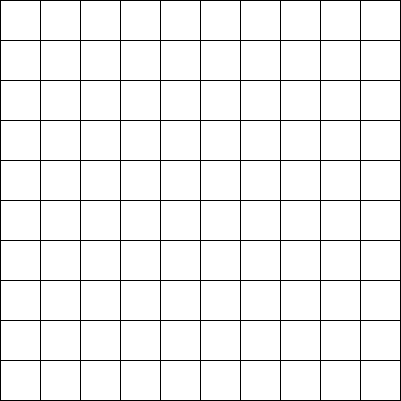
Frame 1 (no input)
Frame 60 (the mouse pressed at the canvas centre just before this capture): identical to frame 1, image omitted
Frame 120 (the mouse held since frame 60 and released just before this capture): identical to frame 1, image omitted

The Processing sketch that drew this single still picture (run headless with seeded random() and noise(); from frame 60 on, the mouse is pressed at the canvas centre):

// Processing sketch: mine_sweeper
// ── mine_sweeper.pde
cell c[];
final int size = 40;
final int nrows = 10;
final int ncols = 10;
int level=1;
int tilesOpened;
void setup()
{
  size(401,401);
  c = new cell[nrows*ncols];
  for(int i=0;i<nrows;i++)
  {
    for(int j=0;j<ncols;j++)
    {
      c[index(i,j)] = new cell(i,j,size);
    } 
  }
  placeBombs(c);
  for(int i=0;i<nrows;i++)
  {
    for(int j=0;j<ncols;j++)
    {
      c[index(i,j)].countBombs();
    } 
  }
  background(0);
}
int index(int i,int j){
return i + j*nrows;
}
void placeBombs(cell c[])
{
  int total = totalBombs(level);
  int count=1;
  while(count<=total)
  {
    int index = floor(random(nrows*ncols));
    if(!c[index].hasBomb)
    {
      c[index].hasBomb = true;
      count++;
    }
  }
}
void gameover()
{
  for(int i=0;i<nrows;i++)
  {
    for(int j=0;j<ncols;j++)
    {
      c[index(i,j)].isOpened=true;
    }
  }
}
int totalBombs(int level)
{
  return 2*level;
}
void mousePressed()
{
  int i = floor(mouseX/size);
  int j = floor(mouseY/size);
  int index = index(i,j);
  if(mouseButton == RIGHT)
    c[index].flaged = true;
  else if (mouseButton == LEFT && c[index].isOpened==false)
  {
    tilesOpened++;
    c[index].isOpened = true;
    if(c[index].hasBomb)  gameover();
    if(c[index].neighbours == 0) c[index].floodfill();
  }
  //println(tilesOpened);
}
void draw()
{
  if(tilesOpened < (nrows*ncols-totalBombs(level)))
  for(int i=0;i<nrows;i++)
  {
    for(int j=0;j<ncols;j++)
    {
      c[index(i,j)].show();
    } 
  }
  else
  {
    fill(0,100,0);
    textSize(50);
    text("You Win!!",301*0.30,301*0.65);
  }
}
// ── cell.pde
class cell
{
  int i,j;
  int x,y;
  int size;
  int neighbours=0;
  boolean isOpened = false;
  boolean hasBomb = false;
  boolean flaged = false;
  cell(int i,int j,int size)
  {
    this.i = i;
    this.j = j;
    this.size = size;
    x = i*size;
    y = j*size;
  }
  void show()
  {
    fill(255);
    rect(x,y,size,size);
    if(isOpened)
    {
      if(hasBomb)
      {
        fill(0);
        ellipse(x+size*0.5,y+size*0.5,size*0.5,size*0.5);
      }
      else
      {
        fill(200);
        rect(x,y,size,size);
        if(neighbours>0){
          fill(0);
          textSize(size*.5);
          text(neighbours,x+size*0.35,y+size*0.75);
        }
      }
    }
    else if(flaged)
    {
      fill(0);
      rect(x+size*0.25,y+size*.25,size*0.5,size*0.5);
    }
  }
  void countBombs()
  {
    int count=0;
    for(int i = -1;i<2;i++)
    {
      for(int j=-1;j<2;j++)
      {
        if (this.i+i<0 || this.i+i>=nrows)  continue;
        if(this.j+j<0 || this.j+j>=ncols)  continue;
        if(c[index(this.i+i,this.j+j)].hasBomb) count++;
      }
    }
    this.neighbours = count;
  }
  void floodfill()
  {
    for(int i = -1;i<2;i++)
    {
      for(int j=-1;j<2;j++)
      {
        int x1 = this.i+i;
        int y1 = this.j+j;
        if (x1<0 || x1>=nrows || y1<0 || y1>=ncols || (i==0 && j==0))  
          continue;
        if(c[index(x1,y1)].neighbours == 0 && c[index(x1,y1)].isOpened == false) 
        {
          tilesOpened++;
          c[index(x1,y1)].isOpened = true;
          c[index(x1,y1)].floodfill();
        }
      }
    }
  }
}
